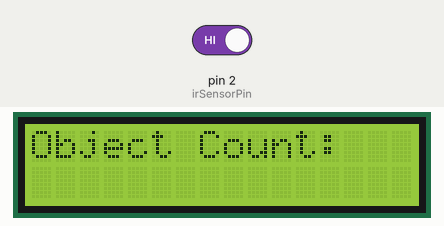
A sketch run on a simulated Arduino Uno, built with avr-gcc and run on an emulated ATmega328P. On the bench: 16×2 character LCD. The test bench sets the inputs (shaded band); at power-on: pin 2 (irSensorPin) HIGH. What the sketch prints to the serial monitor is not drawn.

Above: at 1.2 s.
1.3 s: pin 2 (irSensorPin) driven LOW
At 2.0 s:
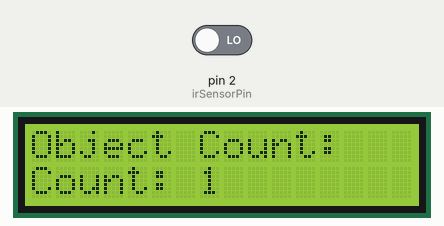
Timing chart, 0 to 4.3 s (numbered marks = the images above; inputs shaded):
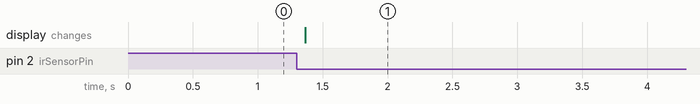

Measured:
- after the input at 1.3 s, the display: changes after 0.07 s (image 1)

The sketch:

objectdetection.ino
```cpp
#include <LiquidCrystal.h>

// Initialize the LCD
// RS -> D7, E -> D8, D4 -> D9, D5 -> D10, D6 -> D11, D7 -> D12
LiquidCrystal lcd(7, 8, 9, 10, 11, 12);

int irSensorPin = 2;  // IR sensor connected to D2
int objectCount = 0;
bool objectDetected = false;

void setup() {
  // Initialize the LCD and print a message.
  lcd.begin(16, 2);  // 16 columns and 2 rows
  lcd.print("Object Count:");
  Serial.begin(9600);

  // Setup IR sensor pin
  pinMode(irSensorPin, INPUT);
}

void loop() {
  int irSensorState = digitalRead(irSensorPin);

  // Detect object when the IR sensor output goes LOW (object blocks the IR)
  if (irSensorState == LOW && !objectDetected) {
    objectDetected = true;
    objectCount++;  // Increment count
    lcd.setCursor(0, 1);  // Move cursor to second line
    lcd.print("Count: ");
    lcd.print(objectCount);
    Serial.println(objectCount);  // Display the object count
  }

  // Reset detection state when the object passes
  if (irSensorState == HIGH && objectDetected) {
    objectDetected = false;
  }

  delay(100);  // Debounce delay
}
```
